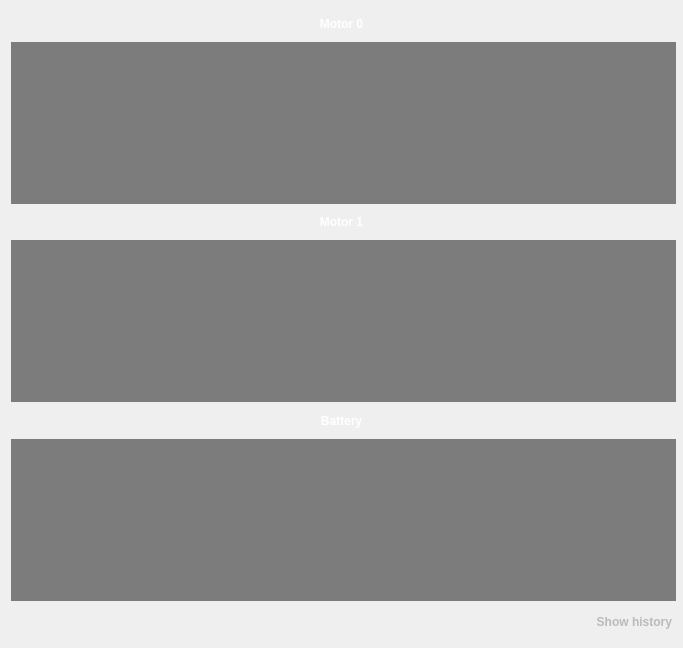
<?xml version="1.0" encoding="UTF-8"?>
<ui version="4.0">
 <class>MotorFaultUi</class>
 <widget class="QWidget" name="MotorFaultUi">
  <property name="geometry">
   <rect>
    <x>0</x>
    <y>0</y>
    <width>683</width>
    <height>648</height>
   </rect>
  </property>
  <property name="minimumSize">
   <size>
    <width>683</width>
    <height>648</height>
   </size>
  </property>
  <property name="maximumSize">
   <size>
    <width>683</width>
    <height>648</height>
   </size>
  </property>
  <property name="windowTitle">
   <string>Form</string>
  </property>
  <property name="autoFillBackground">
   <bool>true</bool>
  </property>
  <property name="styleSheet">
   <string notr="true"/>
  </property>
  <layout class="QVBoxLayout" name="verticalLayout">
   <item>
    <widget class="QLabel" name="motor0Label">
     <property name="styleSheet">
      <string notr="true">font: 24px 'Arial';
font-weight:500;
color:white;</string>
     </property>
     <property name="text">
      <string>Motor 0</string>
     </property>
     <property name="alignment">
      <set>Qt::AlignCenter</set>
     </property>
    </widget>
   </item>
   <item>
    <widget class="QScrollArea" name="motor0ScrollArea">
     <property name="sizePolicy">
      <sizepolicy hsizetype="Fixed" vsizetype="Expanding">
       <horstretch>0</horstretch>
       <verstretch>25</verstretch>
      </sizepolicy>
     </property>
     <property name="minimumSize">
      <size>
       <width>665</width>
       <height>162</height>
      </size>
     </property>
     <property name="maximumSize">
      <size>
       <width>665</width>
       <height>162</height>
      </size>
     </property>
     <property name="autoFillBackground">
      <bool>false</bool>
     </property>
     <property name="styleSheet">
      <string notr="true">background-color:rgba(0,0,0,0);</string>
     </property>
     <property name="frameShape">
      <enum>QFrame::NoFrame</enum>
     </property>
     <property name="frameShadow">
      <enum>QFrame::Sunken</enum>
     </property>
     <property name="lineWidth">
      <number>1</number>
     </property>
     <property name="verticalScrollBarPolicy">
      <enum>Qt::ScrollBarAsNeeded</enum>
     </property>
     <property name="horizontalScrollBarPolicy">
      <enum>Qt::ScrollBarAlwaysOff</enum>
     </property>
     <property name="sizeAdjustPolicy">
      <enum>QAbstractScrollArea::AdjustToContents</enum>
     </property>
     <property name="widgetResizable">
      <bool>false</bool>
     </property>
     <widget class="QWidget" name="motor0ContentsWidget">
      <property name="geometry">
       <rect>
        <x>0</x>
        <y>0</y>
        <width>665</width>
        <height>162</height>
       </rect>
      </property>
      <property name="sizePolicy">
       <sizepolicy hsizetype="Fixed" vsizetype="Expanding">
        <horstretch>0</horstretch>
        <verstretch>25</verstretch>
       </sizepolicy>
      </property>
      <property name="minimumSize">
       <size>
        <width>665</width>
        <height>162</height>
       </size>
      </property>
      <property name="maximumSize">
       <size>
        <width>665</width>
        <height>162</height>
       </size>
      </property>
      <property name="autoFillBackground">
       <bool>false</bool>
      </property>
      <property name="styleSheet">
       <string notr="true">QWidget#motor0ContentsWidget{
background-color:rgba(45,45,45,150);
}</string>
      </property>
      <layout class="QVBoxLayout" name="verticalLayout_2">
       <property name="spacing">
        <number>5</number>
       </property>
       <property name="sizeConstraint">
        <enum>QLayout::SetDefaultConstraint</enum>
       </property>
       <property name="leftMargin">
        <number>10</number>
       </property>
       <property name="topMargin">
        <number>10</number>
       </property>
       <property name="rightMargin">
        <number>0</number>
       </property>
       <property name="bottomMargin">
        <number>10</number>
       </property>
      </layout>
     </widget>
    </widget>
   </item>
   <item>
    <widget class="QLabel" name="motor1Label">
     <property name="styleSheet">
      <string notr="true">font: 24px 'Arial';
font-weight:500;
color:white;</string>
     </property>
     <property name="text">
      <string>Motor 1</string>
     </property>
     <property name="alignment">
      <set>Qt::AlignCenter</set>
     </property>
    </widget>
   </item>
   <item>
    <widget class="QScrollArea" name="motor1ScrollArea">
     <property name="sizePolicy">
      <sizepolicy hsizetype="Fixed" vsizetype="Fixed">
       <horstretch>0</horstretch>
       <verstretch>0</verstretch>
      </sizepolicy>
     </property>
     <property name="minimumSize">
      <size>
       <width>665</width>
       <height>162</height>
      </size>
     </property>
     <property name="maximumSize">
      <size>
       <width>665</width>
       <height>162</height>
      </size>
     </property>
     <property name="palette">
      <palette>
       <active>
        <colorrole role="WindowText">
         <brush brushstyle="SolidPattern">
          <color alpha="255">
           <red>0</red>
           <green>0</green>
           <blue>0</blue>
          </color>
         </brush>
        </colorrole>
        <colorrole role="Button">
         <brush brushstyle="SolidPattern">
          <color alpha="0">
           <red>0</red>
           <green>0</green>
           <blue>0</blue>
          </color>
         </brush>
        </colorrole>
        <colorrole role="Base">
         <brush brushstyle="SolidPattern">
          <color alpha="0">
           <red>0</red>
           <green>0</green>
           <blue>0</blue>
          </color>
         </brush>
        </colorrole>
        <colorrole role="Window">
         <brush brushstyle="NoBrush">
          <color alpha="255">
           <red>0</red>
           <green>0</green>
           <blue>0</blue>
          </color>
         </brush>
        </colorrole>
       </active>
       <inactive>
        <colorrole role="WindowText">
         <brush brushstyle="SolidPattern">
          <color alpha="255">
           <red>0</red>
           <green>0</green>
           <blue>0</blue>
          </color>
         </brush>
        </colorrole>
        <colorrole role="Button">
         <brush brushstyle="SolidPattern">
          <color alpha="0">
           <red>0</red>
           <green>0</green>
           <blue>0</blue>
          </color>
         </brush>
        </colorrole>
        <colorrole role="Base">
         <brush brushstyle="SolidPattern">
          <color alpha="0">
           <red>0</red>
           <green>0</green>
           <blue>0</blue>
          </color>
         </brush>
        </colorrole>
        <colorrole role="Window">
         <brush brushstyle="NoBrush">
          <color alpha="255">
           <red>0</red>
           <green>0</green>
           <blue>0</blue>
          </color>
         </brush>
        </colorrole>
       </inactive>
       <disabled>
        <colorrole role="WindowText">
         <brush brushstyle="SolidPattern">
          <color alpha="255">
           <red>239</red>
           <green>235</green>
           <blue>231</blue>
          </color>
         </brush>
        </colorrole>
        <colorrole role="Button">
         <brush brushstyle="SolidPattern">
          <color alpha="0">
           <red>0</red>
           <green>0</green>
           <blue>0</blue>
          </color>
         </brush>
        </colorrole>
        <colorrole role="Base">
         <brush brushstyle="SolidPattern">
          <color alpha="0">
           <red>0</red>
           <green>0</green>
           <blue>0</blue>
          </color>
         </brush>
        </colorrole>
        <colorrole role="Window">
         <brush brushstyle="NoBrush">
          <color alpha="255">
           <red>0</red>
           <green>0</green>
           <blue>0</blue>
          </color>
         </brush>
        </colorrole>
       </disabled>
      </palette>
     </property>
     <property name="autoFillBackground">
      <bool>false</bool>
     </property>
     <property name="styleSheet">
      <string notr="true">background-color:rgba(0,0,0,0);
</string>
     </property>
     <property name="frameShape">
      <enum>QFrame::NoFrame</enum>
     </property>
     <property name="verticalScrollBarPolicy">
      <enum>Qt::ScrollBarAsNeeded</enum>
     </property>
     <property name="horizontalScrollBarPolicy">
      <enum>Qt::ScrollBarAlwaysOff</enum>
     </property>
     <property name="sizeAdjustPolicy">
      <enum>QAbstractScrollArea::AdjustToContents</enum>
     </property>
     <property name="widgetResizable">
      <bool>false</bool>
     </property>
     <widget class="QWidget" name="motor1ContentsWidget">
      <property name="geometry">
       <rect>
        <x>0</x>
        <y>0</y>
        <width>665</width>
        <height>162</height>
       </rect>
      </property>
      <property name="sizePolicy">
       <sizepolicy hsizetype="Fixed" vsizetype="Expanding">
        <horstretch>0</horstretch>
        <verstretch>25</verstretch>
       </sizepolicy>
      </property>
      <property name="minimumSize">
       <size>
        <width>665</width>
        <height>162</height>
       </size>
      </property>
      <property name="maximumSize">
       <size>
        <width>665</width>
        <height>162</height>
       </size>
      </property>
      <property name="styleSheet">
       <string notr="true">QWidget#motor1ContentsWidget{
background-color:rgba(45,45,45,150);
}</string>
      </property>
      <layout class="QVBoxLayout" name="verticalLayout_4">
       <property name="spacing">
        <number>5</number>
       </property>
       <property name="leftMargin">
        <number>10</number>
       </property>
       <property name="topMargin">
        <number>10</number>
       </property>
       <property name="rightMargin">
        <number>0</number>
       </property>
       <property name="bottomMargin">
        <number>10</number>
       </property>
      </layout>
     </widget>
    </widget>
   </item>
   <item>
    <widget class="QLabel" name="batteryLabel">
     <property name="styleSheet">
      <string notr="true">font: 24px 'Arial';
font-weight:500;
color:white;</string>
     </property>
     <property name="text">
      <string>Battery</string>
     </property>
     <property name="alignment">
      <set>Qt::AlignCenter</set>
     </property>
    </widget>
   </item>
   <item>
    <widget class="QScrollArea" name="batteryScrollArea">
     <property name="sizePolicy">
      <sizepolicy hsizetype="Fixed" vsizetype="Expanding">
       <horstretch>0</horstretch>
       <verstretch>25</verstretch>
      </sizepolicy>
     </property>
     <property name="minimumSize">
      <size>
       <width>665</width>
       <height>162</height>
      </size>
     </property>
     <property name="maximumSize">
      <size>
       <width>665</width>
       <height>162</height>
      </size>
     </property>
     <property name="autoFillBackground">
      <bool>false</bool>
     </property>
     <property name="styleSheet">
      <string notr="true">background-color:rgba(0,0,0,0);</string>
     </property>
     <property name="frameShape">
      <enum>QFrame::NoFrame</enum>
     </property>
     <property name="horizontalScrollBarPolicy">
      <enum>Qt::ScrollBarAlwaysOff</enum>
     </property>
     <property name="sizeAdjustPolicy">
      <enum>QAbstractScrollArea::AdjustToContents</enum>
     </property>
     <property name="widgetResizable">
      <bool>true</bool>
     </property>
     <widget class="QWidget" name="batteryContentsWidget">
      <property name="geometry">
       <rect>
        <x>0</x>
        <y>0</y>
        <width>665</width>
        <height>162</height>
       </rect>
      </property>
      <property name="sizePolicy">
       <sizepolicy hsizetype="Fixed" vsizetype="Expanding">
        <horstretch>0</horstretch>
        <verstretch>25</verstretch>
       </sizepolicy>
      </property>
      <property name="minimumSize">
       <size>
        <width>665</width>
        <height>162</height>
       </size>
      </property>
      <property name="maximumSize">
       <size>
        <width>665</width>
        <height>162</height>
       </size>
      </property>
      <property name="styleSheet">
       <string notr="true">QWidget#batteryContentsWidget{
background-color:rgba(45,45,45,150);
}</string>
      </property>
      <layout class="QVBoxLayout" name="verticalLayout_3">
       <property name="spacing">
        <number>5</number>
       </property>
       <property name="sizeConstraint">
        <enum>QLayout::SetDefaultConstraint</enum>
       </property>
       <property name="leftMargin">
        <number>10</number>
       </property>
       <property name="topMargin">
        <number>10</number>
       </property>
       <property name="rightMargin">
        <number>0</number>
       </property>
       <property name="bottomMargin">
        <number>10</number>
       </property>
      </layout>
     </widget>
    </widget>
   </item>
   <item>
    <widget class="QLabel" name="showHistoryLabel">
     <property name="minimumSize">
      <size>
       <width>100</width>
       <height>30</height>
      </size>
     </property>
     <property name="maximumSize">
      <size>
       <width>1000</width>
       <height>1000</height>
      </size>
     </property>
     <property name="styleSheet">
      <string notr="true">font: 18px 'Arial';
font-weight:500;
color:rgb(186, 186, 186);
</string>
     </property>
     <property name="text">
      <string>Show history</string>
     </property>
     <property name="alignment">
      <set>Qt::AlignRight|Qt::AlignTrailing|Qt::AlignVCenter</set>
     </property>
    </widget>
   </item>
  </layout>
 </widget>
 <resources/>
 <connections/>
</ui>
